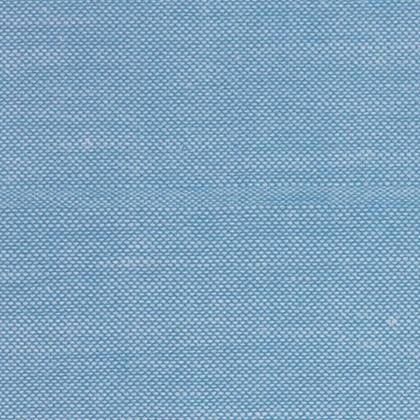
%> input picture images/1.jpg, 420 x 420 px, shrunk from 512 x 512 before the run; its folder holds only this picture in this run
$ octave ProgettoESITessiture.m   (GNU Octave 9; MATLAB toolbox functions it lacks are replaced by stand-ins)
%> lines starting %> are read from the running program, lines starting %| are printed output that depends on the picture; in (x1, y1, x2, y2) boxes, pixels count from 0 and x2, y2 are one past the last pixel; in counts of white or black regions, pixels touching at a corner belong together; the program's own positions count from 1; long printed decimals are rounded
clear all
close all
clc

list=dir('images/*.jpg');
s='images/';
gh=figure('NumberTitle', 'off', 'Name', 'Galleria');

% Cross-correlazione 2D normalizzata per trovare difetti su tessuti
for index=1:size(list,1)
    % Eseguo una lista for per eseguire l'algoritmo su ogni immagine della
    % cartella images
    name=strcat(s,list(index).name);
    disp(list(index).name)
    A = rgb2gray(imread(name));
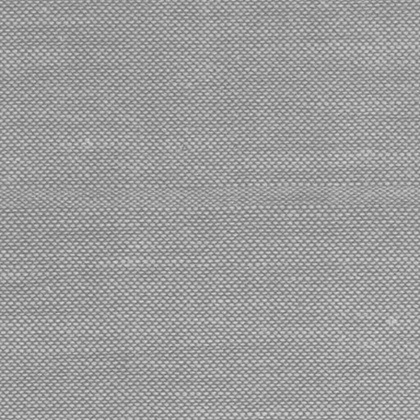
%> A: size 420x420 uint8; min 105, max 225, mean 156.2
    [R,C]=size(A);
%> R = 420; C = 420
    c=0;
    soglia=0;

    % Eseguo un ciclo while per ottimizzare la soglia con cui effettuare il
    % filtro
    while (soglia<0.08)

        % Definisco una serie di pattern, tutti quadrati 20x20
        hcm = fix(C/2)-20;      % Half columns minus value
        hc  = fix(C/2);         % Half columns
        cm  = C-20;             % Columns minus value
        hrm = fix(R/2)-20;      % Half rows minus value
        hr  = fix(R/2);         % Half rows
        rm  = R-20;             % Rows minus value

        randomX1 = 1;
        randomY1 = randi([1 hcm]);
        pattern1 = A(1:20,randomY1:randomY1+19);

        randomX2 = 1;
        randomY2 = randi([hc cm]);
        pattern2 = A(1:20,randomY2:randomY2+19);

        randomX3 = randi([1 hrm]);
        randomY3 = cm;
        pattern3 = A(randomX3:randomX3+19,randomY3:randomY3+19);

        randomX4 = randi([hr rm]);
        randomY4 = cm;
        pattern4 = A(randomX4:randomX4+19,randomY4:randomY4+19);

        randomX5 = rm;
        randomY5 = randi([hc cm]);
        pattern5 = A(randomX5:randomX5+19,randomY5:randomY5+19);

        randomX6 = rm;
        randomY6 = randi([1 hcm]);
        pattern6 = A(randomX6:randomX6+19,randomY6:randomY6+19);

        randomX7 = randi([1 hrm]);
        randomY7 = 1;
        pattern7 = A(randomX7:randomX7+19,1:20);

        randomX8 = randi([hr rm]);
        randomY8 = 1;
        pattern8 = A(randomX8:randomX8+19,1:20);

        % Calcolo la xcorr-2D (normalizzata). Size = N+M-1
        c1 = normxcorr2(pattern1,A);
        c2 = normxcorr2(pattern2,A);
        c3 = normxcorr2(pattern3,A);
        c4 = normxcorr2(pattern4,A);
        c5 = normxcorr2(pattern5,A);
        c6 = normxcorr2(pattern6,A);
        c7 = normxcorr2(pattern7,A);
        c8 = normxcorr2(pattern8,A);

        % Calcolo media
        c = (c1+c2+c3+c4+c5+c6+c7+c8)/8;

        % Size(pattern)-1
        c = c(19:end-19,19:end-19);
        c=abs(c);

        % Scelta della soglia in modo automatico
        maxC=max(c,[],'all');
        minC=min(c,[],'all');
        soglia=((maxC-minC)/100)*30;
    end
%> this loop made 1 pass
%> (maxC, minC, soglia) on pass 1: (0.366, 4.13e-06, 0.11)
%> pass 1, `pattern1 = A(1:20,randomY1:randomY1+19);`:
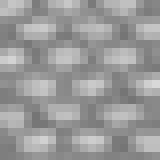
%> pattern1: size 20x20 uint8 (shown 8 times larger); min 116, max 217, mean 153.8
%> pass 1, `pattern4 = A(randomX4:randomX4+19,randomY4:randomY4+19);`:
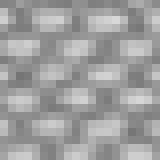
%> pattern4: size 20x20 uint8 (shown 8 times larger); min 117, max 216, mean 159

    % Effettuiamo il filtraggio con soglia automatica
    disp(soglia);%?!?
%| 0.1098
    mask = c<soglia;
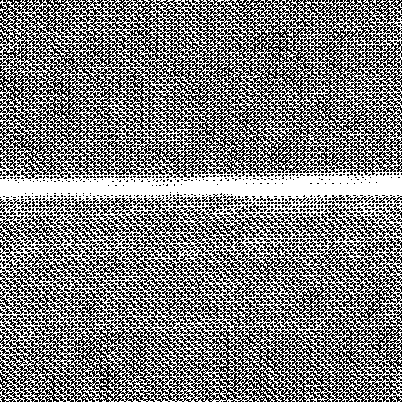
%> mask: size 402x402 logical; 49.1% white in thin lines or dots

    % Scelta del disco in base alla soglia
    disco=2;
    if(soglia<0.1)
        disco=3;
    end
    if(soglia<0.085)
        disco=4;
    end
    disp(disco);%?!?
    se = strel('disk',disco);
    mask2 = imopen(mask,se);
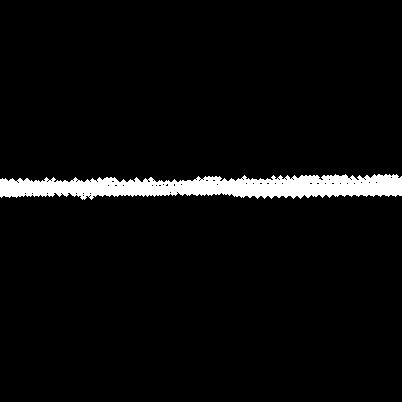
%> mask2: size 402x402 logical; 4.4% white; 1 white region, box (x1, y1, x2, y2) and area: (0, 174, 402, 200) 7047

    % Elimino i bordi dell'immagine usati dai pattern
    A=A(9:end-10,9:end-10);
%> A: size 402x402 uint8
    A1 = A;
    A1(mask2)= 255;
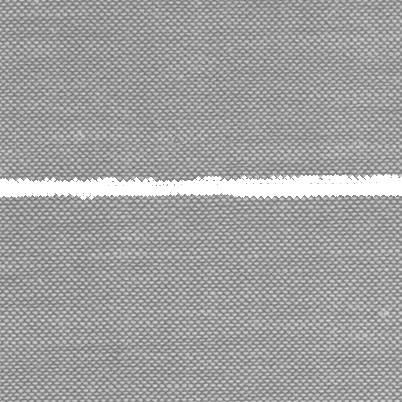
%> A1: size 402x402 uint8; min 105, max 255, mean 160.4
    Af=cat(3,A1,A,A);

    % Genero una galleria composta da immagini e rispettive immagini
    % elaborate
    set(gh, 'Position', get(0, 'Screensize'));
    subplot(5, 5, index);
    imshowpair(A,Af,'montage')
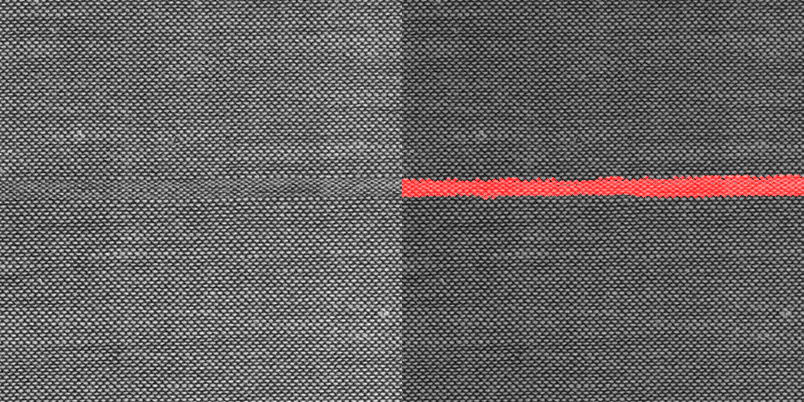
%> displayed picture: size 402x804x3, on the screen's scale of 0 to 255; mean R, G, B 101.4, 97.8, 97.8
    title(list(index).name)

    % Visualizzo l'immagine elaborata
    figure('NumberTitle', 'off', 'Name', list(index).name);
    imshowpair(A,Af,'montage')

    pause(1.5);
    close(list(index).name);
end

$ run again, on images/13.jpg
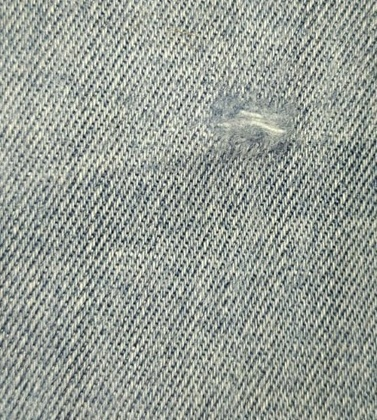
%> input picture images/13.jpg, 377 x 420 px, shrunk from 494 x 550 before the run
%> the loop `while (soglia<0.08)` made 8 passes
%> (maxC, minC, soglia) on passes 1 to 8: (0.248, 8.72e-07, 0.0743), (0.209, 3.83e-07, 0.0628), (0.152, 8.5e-07, 0.0455), (0.224, 4.82e-07, 0.0673), (0.223, 1.54e-06, 0.0669), (0.174, 1.44e-06, 0.0521), (0.214, 1.66e-06, 0.0642), (0.272, 1.93e-06, 0.0816)
%| 0.0816
%> `mask = c<soglia;`:
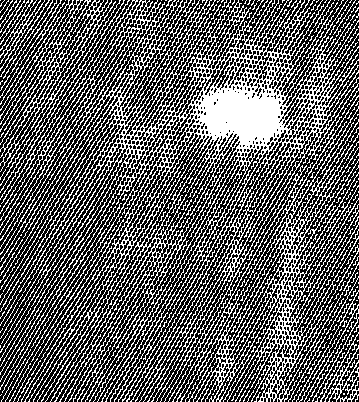
%> mask: size 402x359 logical; 37.4% white in thin lines or dots
%> mask2: size 402x359 logical; 2.2% white; 1 white region, box (x1, y1, x2, y2) and area: (200, 89, 281, 145) 3161
%> A1: size 402x359 uint8; min 4, max 255, mean 158
%> `imshowpair(A,Af,'montage')`:
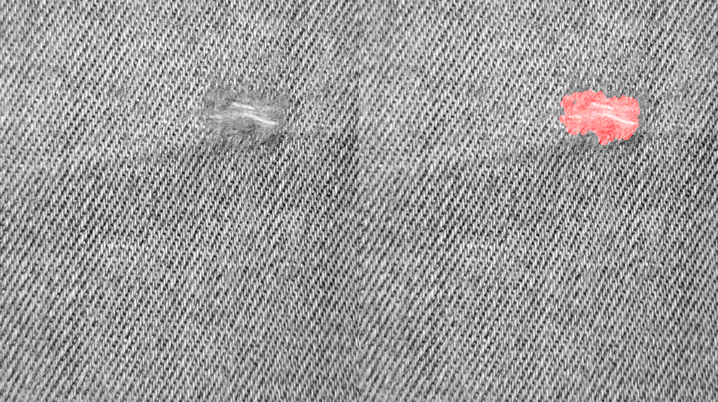
%> displayed picture: size 402x718x3, on the screen's scale of 0 to 255; mean R, G, B 155.7, 154.7, 154.7

$ run again, on images/15.jpg
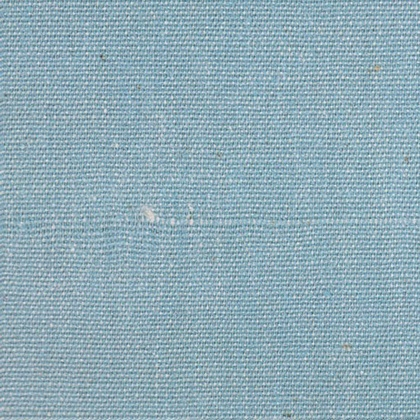
%> input picture images/15.jpg, 420 x 420 px, shrunk from 512 x 512 before the run
%> the loop `while (soglia<0.08)` made 1 pass
%> (maxC, minC, soglia) on pass 1: (0.27, 8.3e-06, 0.0811)
%| 0.08113
%> `mask = c<soglia;`:
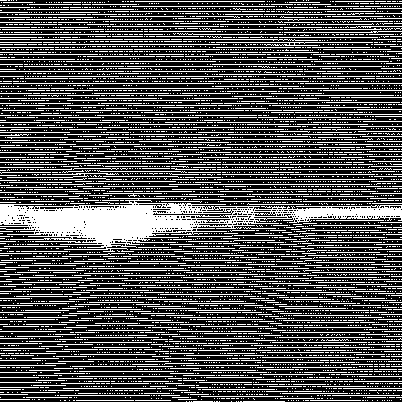
%> mask: size 402x402 logical; 32% white in thin lines or dots
%> mask2: size 402x402 logical; 2.9% white; 4 white regions, box (x1, y1, x2, y2) and area: (26, 205, 191, 245) 3666, (297, 207, 402, 219) 797, (0, 204, 19, 222) 233, (171, 204, 180, 213) 65
%> A1: size 402x402 uint8; min 61, max 255, mean 167
%> `imshowpair(A,Af,'montage')`:
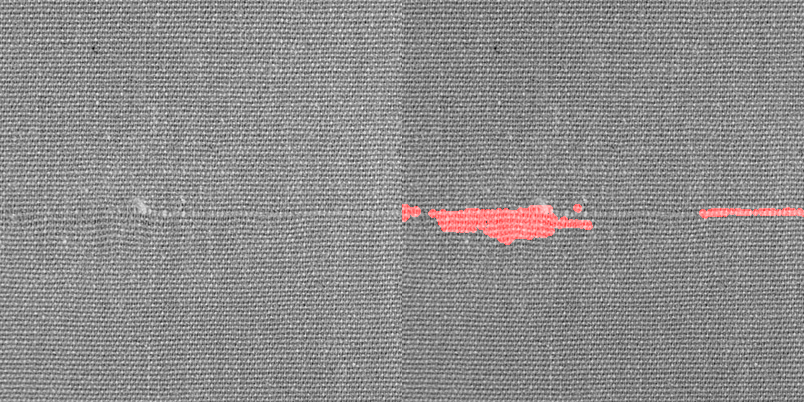
%> displayed picture: size 402x804x3, on the screen's scale of 0 to 255; mean R, G, B 141.7, 140, 140

$ run again, on images/10.jpg
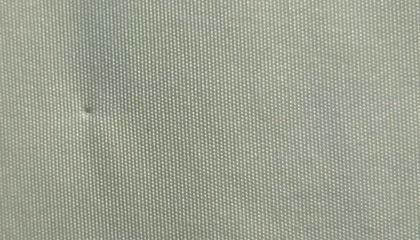
%> input picture images/10.jpg, 420 x 240 px, shrunk from 863 x 493 before the run
%> the loop `while (soglia<0.08)` made 1 pass
%> (maxC, minC, soglia) on pass 1: (0.516, 4.78e-06, 0.155)
%| 0.1548
%> mask: size 222x402 logical; 38.8% white in thin lines or dots
%> mask2: size 222x402 logical; 0.03% white; 1 white region, box (x1, y1, x2, y2) and area: (80, 99, 87, 106) 28
%> A1: size 222x402 uint8; min 102, max 255, mean 158.6
%> `imshowpair(A,Af,'montage')`:
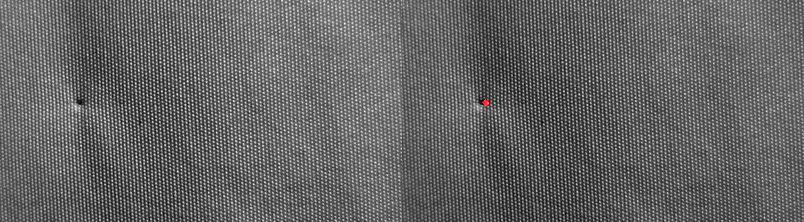
%> displayed picture: size 222x804x3, on the screen's scale of 0 to 255; mean R, G, B 100.3, 100.3, 100.3
